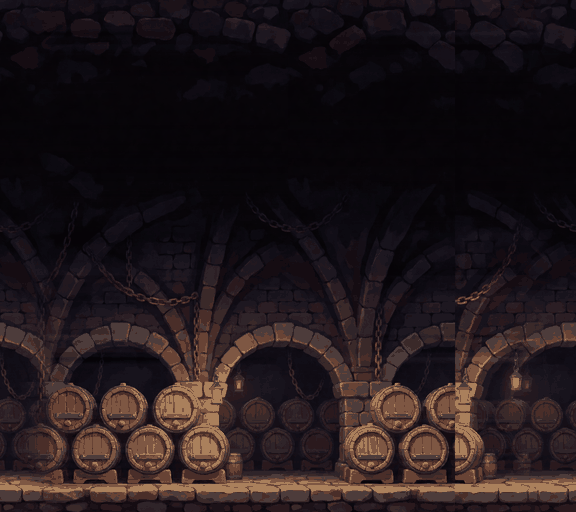
#> input picture game-card-world2/images/bg/bg_cellar-far.png, 576 x 512 px
$ python -i make_bg_tile.py   (imports and definitions only)
#> lines starting #> are read from the running program, lines starting #| are printed output that depends on the picture
#> further down, picture is the input picture: PIL image 576x512 RGB; mean R, G, B 33.5, 23.7, 26.2
"""원정 트랙 배경 타일 생성 — 가로로 이어 붙여 깔 그림 (땅마다 하나).

아이콘과 다른 점: **배경을 지우지 않고 자르지도 않는다**. 대신 좌우가 이어지도록 이음매를 섞어
(가로 타일링 가능) 칸 너비의 배수로 줄여 저장한다. 결과는 game-card-world2/images/bg/<name>.png.

사용법:
  python tools/make_bg_tile.py --name bg_mountain --label 산 --prompt "a rocky mountain slope with scree and pine"
옵션: --kan 3 (몇 칸 폭) · --out-w · --out-h · --colors · --seed · --force · --no-seam (이음매 안 섞음)
"""
import argparse
import random
import sys
from pathlib import Path

import numpy as np
from PIL import Image

from icon_common import PAINT, build_prompt, fetch_image, record, run_workflow

BG_DIR = Path(__file__).resolve().parent.parent / "images" / "bg"
# 배경 · 풍경 — 사람도 글자도 끼지 않게, 가로로 이어 붙일 그림이라고 못 박음
SCENE_PREFIX = (
    "Side-scrolling game background strip, horizontally tileable seamless landscape band, "
    "wide panoramic view, flat side-on camera, " + PAINT
)
SCENE_SUFFIX = (
    ", empty landscape only, no person, no human, no creature, no animal, no text, no ui, "
    "no vignette, no border, no frame, even lighting across the whole width"
)


# [50 lines left out: functions pad_sky, quiet_roll, key_alpha, tone_match, not called in this run]


def seamless(im, band=0.16):
    """좌우가 이어지게 — 반 폭 굴린 그림을 양 끝에서 겹쳐 섞는다.
    끝(x=0)은 굴린 그림의 값(원본 W/2)이라 되풀이해도 끊기지 않는다. 가운데는 원본 그대로.
    v9.48.5: 섞는 폭(band)을 넓게 쓰고 계단을 **두 번** 매끄럽게 해 이음매가 느긋하게 녹아들게 한다."""
#> called with band = 0.16
    W, H = im.size
#> W = 576; H = 512
    rolled = Image.new(im.mode, (W, H))
#> rolled: PIL image 576x512 RGB; every value is 0
    rolled.paste(im.crop((W // 2, 0, W, H)), (0, 0))
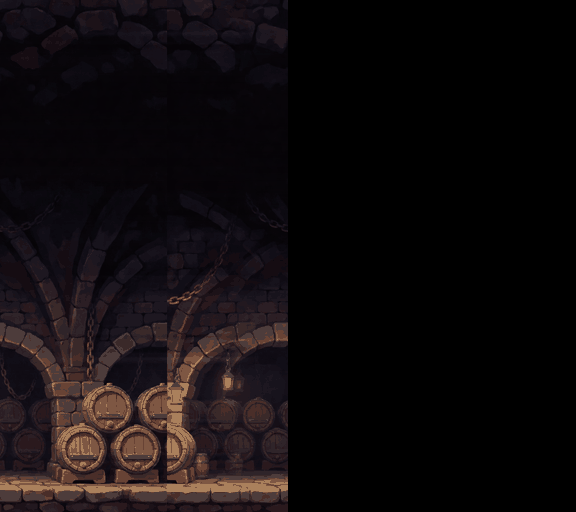
#> rolled: PIL image 576x512 RGB; mean R, G, B 16.3, 11.6, 13
    rolled.paste(im.crop((0, 0, W // 2, H)), (W - W // 2, 0))
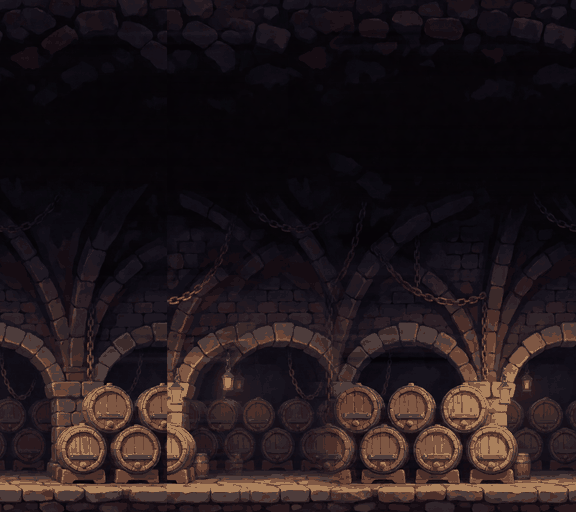
#> rolled: PIL image 576x512 RGB; mean R, G, B 33.5, 23.7, 26.2
    mask = Image.new("L", (W, 1))
    px = mask.load()
    for x in range(W):
        d = abs(x - (W - 1) / 2) / ((W - 1) / 2)                   # 가운데 0 → 끝 1
        t = max(0.0, min(1.0, (d - (1 - band)) / band))
        t = t * t * (3 - 2 * t)                                    # 매끄러운 계단
        px[x, 0] = int(round(255 * t * t * (3 - 2 * t)))            # v9.48.5: 한 번 더 — 더 느긋하게 섞인다
    return Image.composite(rolled, im, mask.resize((W, H), Image.BILINEAR))


# [87 lines left out: function main, not called in this run]


# [2 lines not run here, left out]

>>> from PIL import Image
>>> picture = Image.open('../images/bg/bg_cellar-far.png')
>>> result = seamless(picture)

$ run again, on game-card-world2/images/bg/bg_goldtower-far.png
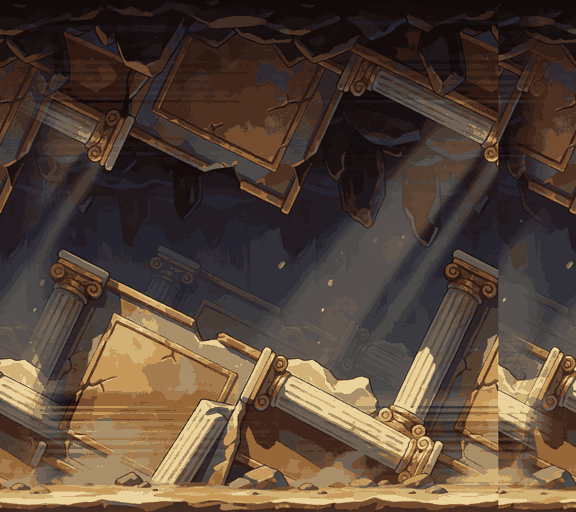
#> input picture game-card-world2/images/bg/bg_goldtower-far.png, 576 x 512 px
#> picture is the input picture: PIL image 576x512 RGB; mean R, G, B 85.7, 68.3, 55.1
#> in seamless, `rolled.paste(im.crop((W // 2, 0, W, H)), (0, 0))`:
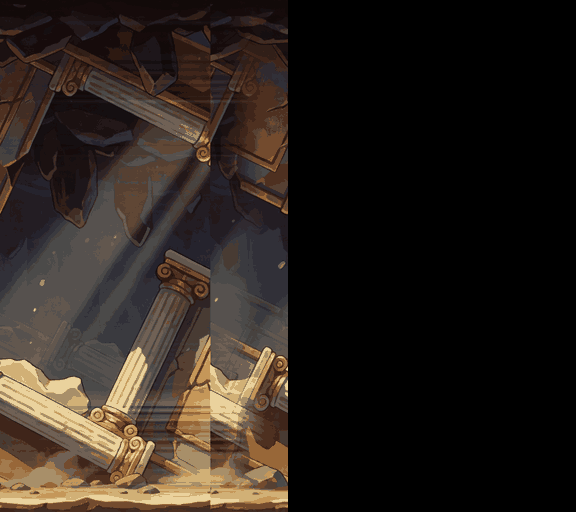
#> rolled: PIL image 576x512 RGB; mean R, G, B 42.1, 34.1, 28.2
#> in seamless, `rolled.paste(im.crop((0, 0, W // 2, H)), (W - W // 2, 0))`:
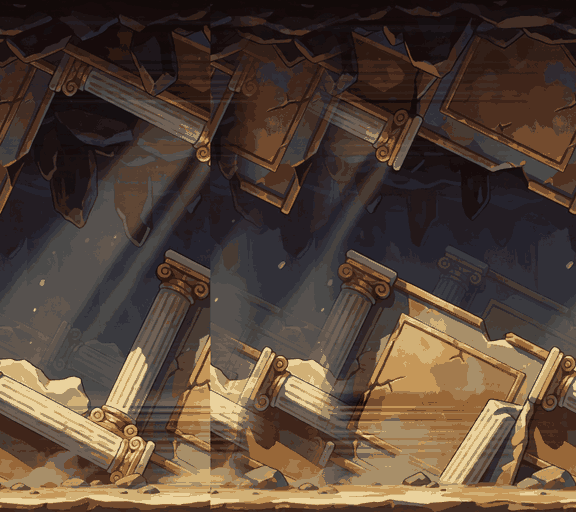
#> rolled: PIL image 576x512 RGB; mean R, G, B 85.7, 68.3, 55.1
